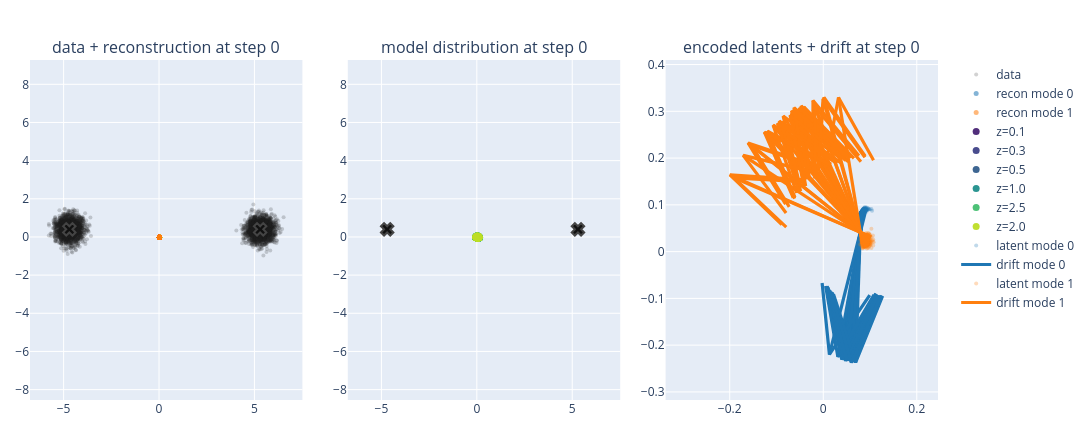
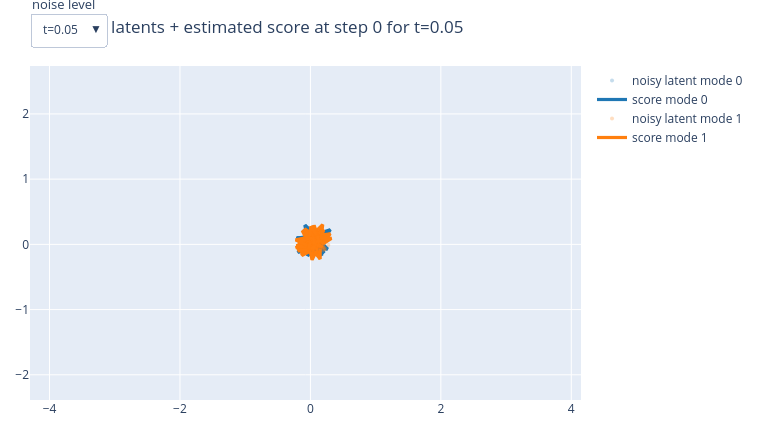
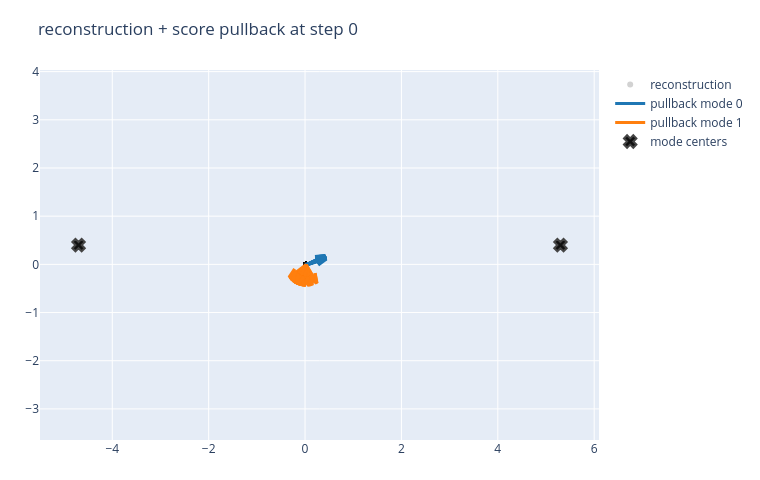
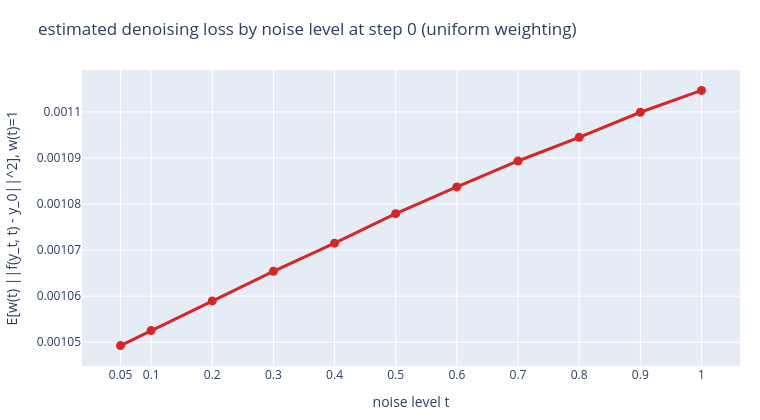

Write notebook code for charts like these, in order.
### Code cell
FIXED_EVAL_X, FIXED_EVAL_MODE_IDS = sample_bimodal_gaussian(
    batch_size=CONFIG.plot.eval_size,
    data_config=CONFIG.data,
    device=DEVICE,
    dtype=torch.float32,
)
FIXED_PRIOR_POINTS, FIXED_CONTOUR_IDS = build_gaussian_contour_points(
    contour_levels=CONFIG.plot.contour_levels,
    points_per_contour=CONFIG.plot.contour_points_per_level,
    device=DEVICE,
    dtype=torch.float32,
)
FIXED_LATENT_X, FIXED_LATENT_MODE_IDS = sample_bimodal_gaussian(
    batch_size=CONFIG.plot.latent_plot_size,
    data_config=CONFIG.data,
    device=DEVICE,
    dtype=torch.float32,
)
MODE_CENTERS = mode_centers_tensor(
    data_config=CONFIG.data,
    device=DEVICE,
    dtype=torch.float32,
)

preview_model = BimodalRoundtripModel().to(DEVICE)
preview_snapshot, preview_metrics = evaluate_model(
    model=preview_model,
    fixed_eval_x=FIXED_EVAL_X,
    fixed_eval_mode_ids=FIXED_EVAL_MODE_IDS,
    fixed_prior_points=FIXED_PRIOR_POINTS,
    fixed_contour_ids=FIXED_CONTOUR_IDS,
    fixed_latent_x=FIXED_LATENT_X,
    fixed_latent_mode_ids=FIXED_LATENT_MODE_IDS,
    mode_centers=MODE_CENTERS,
    config=CONFIG,
    step=0,
)
preview_figures = build_snapshot_figures(
    history=initialize_history(),
    snapshot=preview_snapshot,
)
preview_step_dir = save_snapshot_artifacts(
    figures=preview_figures,
    step=int(preview_snapshot["step"]),
)
print(preview_metrics)
print(f"preview artifacts: {preview_step_dir}")
display(preview_figures["snapshot"])
display(preview_figures["score_snapshot"])
display(preview_figures["pullback"])
display(preview_figures["denoising_sweep"])
